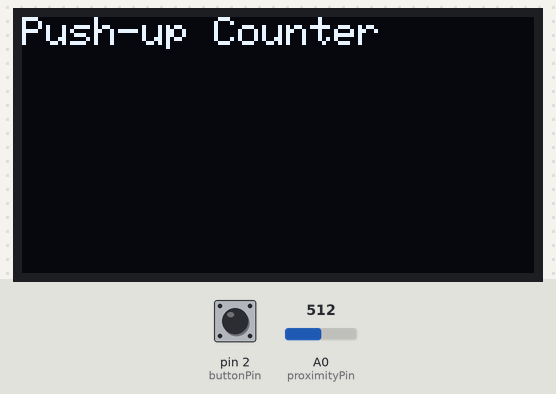
The sketch below on a simulated Arduino Uno, built with avr-gcc and run on an emulated ATmega328P. Shown: 128×64 one-colour display. Inputs (shaded band) come from the test bench; at power-on: pin 2 (buttonPin) HIGH, A0 (proximityPin) = 512.

Above: at 2.2 s.
2.3 s: pin 2 (buttonPin) pulled LOW for 0.15 s
At 3.1 s:
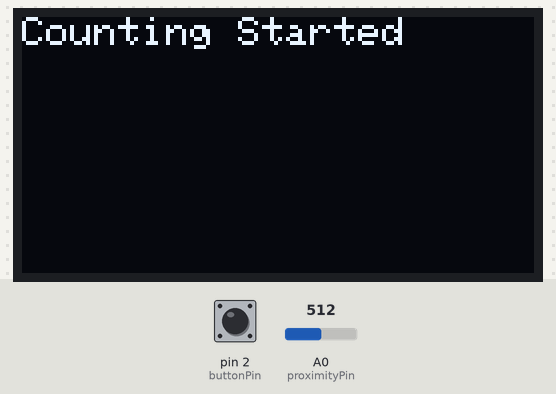
3.9 s: pin 2 (buttonPin) pulled LOW for 1 s
At 5.5 s:
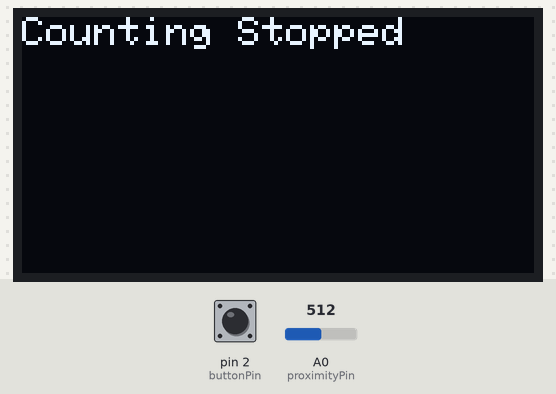
6.4 s: pin 2 (buttonPin) pulled LOW for 3.2 s
At 9.5 s:
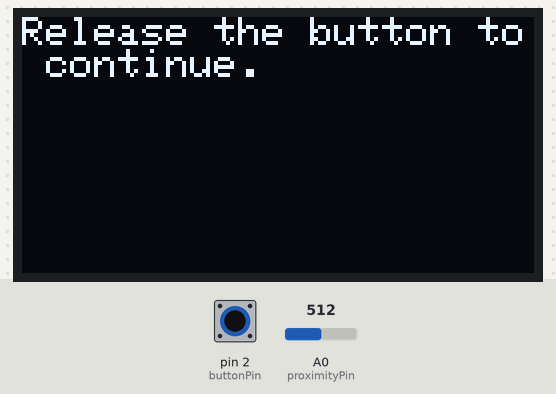
11.1 s: pin 2 (buttonPin) pulsed LOW 2 times (0.12 s each, 0.3 s apart)
At 12.4 s:
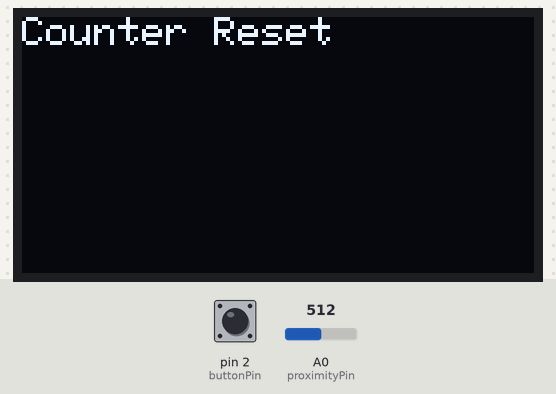
Timing chart, 0 to 14.1 s (numbered marks = the images above; inputs shaded):
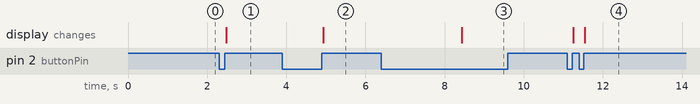

Measured:
- after the input at 2.3 s, the display: changes after 0.18 s (image 1)
- after the input at 3.9 s, the display: changes after 1.0 s (image 2)
- after the input at 6.4 s, the display: changes after 2.0 s (image 3)
- after the input at 11.1 s, the display: first changes after 0.15 s (image 4 shows a later state)

The sketch:

DMP_PUSH-UP_PROJECT.ino
```cpp
#include <Wire.h>
#include <Adafruit_GFX.h>
#include <Adafruit_SSD1306.h>

#define SCREEN_WIDTH 128
#define SCREEN_HEIGHT 64

Adafruit_SSD1306 display(SCREEN_WIDTH, SCREEN_HEIGHT, &Wire, -1);

const int proximityPin = A0; // Potentiometer
const int buttonPin = 2;

const int holdThreshold = 2000;
bool buttonHeld = false;
unsigned long pressStartTime = 0;
unsigned long lastPressTime = 0;
int pressCount = 0;

int pushupCount = 0;
bool counting = false;

int lastValue = 0;  // For smoothing
const int upperThreshold = 800;
const int lowerThreshold = 200;
bool atBottom = false;

void setup() {
  pinMode(proximityPin, INPUT);
  pinMode(buttonPin, INPUT_PULLUP); // Button with pull-up resistor


  if (!display.begin(SSD1306_WHITE, 0x3C)) {
    while (true);
  }


  display.clearDisplay();
  display.setTextSize(1);
  display.setTextColor(SSD1306_WHITE);
  display.setCursor(0, 0);
  display.println("Push-up Counter");
  display.display();
  delay(1000);
}

void loop() {
  // Smooth the proximity sensor readings
  int rawValue = analogRead(proximityPin);
  int smoothedValue = (rawValue + lastValue) / 2;
  lastValue = smoothedValue;

  // Handle push-up detection
  if (counting) {
    if (smoothedValue > upperThreshold && !atBottom) {
      // Reached bottom of the push-up
      atBottom = true;
    } else if (smoothedValue < lowerThreshold && atBottom) {
      // Reached top of the push-up
      pushupCount++;
      atBottom = false;
      updateDisplay();
    }
  }

  // Handle button presses
  int buttonState = digitalRead(buttonPin);
  handleButton(buttonState);
}

void handleButton(int state) {
  if (state == LOW) { // Button is pressed
    if (!buttonHeld) {
      buttonHeld = true;
      pressStartTime = millis();
      if (millis() - lastPressTime < 500) { // Check for double press
        pressCount++;
      } else {
        pressCount = 1;
      }
      lastPressTime = millis();
    } else if (millis() - pressStartTime > holdThreshold) {
      handleHoldAction();
    }
  } else {
    if (buttonHeld) {
      buttonHeld = false;
      unsigned long holdTime = millis() - pressStartTime;
      if (holdTime < holdThreshold) {
        if (pressCount == 1) {
          handleShortPressAction();
        } else if (pressCount == 2) {
          handleDoublePressAction();
        }
      }
    }
  }
}

void handleShortPressAction() {
  counting = !counting;
  display.clearDisplay();
  display.setCursor(0, 0);
  if (counting) {
    display.println("Counting Started");
  } else {
    display.println("Counting Stopped");
  }
  display.display();
  delay(200);
}

void handleDoublePressAction() {
  display.clearDisplay();
  display.setCursor(0, 0);
  display.println("Counter Reset");
  display.display();

  pushupCount = 0;
  delay(200);
}

void handleHoldAction() {
  display.clearDisplay();
  display.setCursor(0, 0);
  display.println("Release the button to continue.");
  display.display();
}

void updateDisplay() {
  display.clearDisplay();
  display.setCursor(0, 0);
  display.print("Push-ups: ");
  display.println(pushupCount);
  display.display();
}
```
